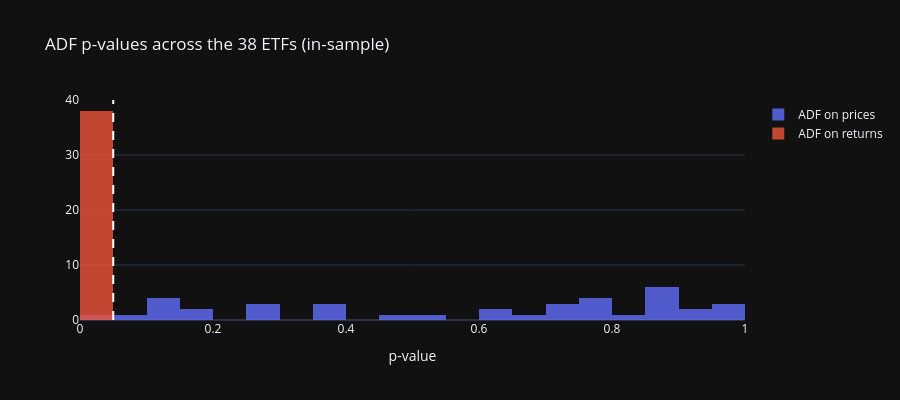

Notebook cell for this chart:
### Markdown cell above
Now the same three views on real data: a price (non-stationary), its returns (stationary) and a spread (stationary by construction in this demo, built in the next section). Then the ADF test on the log prices and on the log returns of **every** ETF of the universe, in-sample.

### Code cell
rets = IS.diff().dropna()
adf_p = pd.DataFrame({"prices": IS.apply(lambda s: adfuller(s, autolag="AIC")[1]),
                      "returns": rets.apply(lambda s: adfuller(s, autolag="AIC")[1])})
fig = go.Figure([go.Histogram(x=adf_p[c], name=f"ADF on {c}", xbins=dict(start=0, end=1, size=0.05), opacity=0.8) for c in adf_p])
fig.add_vline(x=0.05, line_dash="dash", line_color="white")
fig.update_layout(barmode="overlay", height=400, title="ADF p-values across the 38 ETFs (in-sample)", xaxis_title="p-value")
fig.show()
print(f"stationary (p < 0.05) on log prices:  {(adf_p.prices < 0.05).sum()} / {len(adf_p)}")
print(f"stationary (p < 0.05) on log returns: {(adf_p.returns < 0.05).sum()} / {len(adf_p)}")

### Figure 1 — Plotly figure (JSON) as saved in the notebook; plotly's stock layout.template omitted (floating-point values rounded to 4 significant figures)
{"data": [{"name": "ADF on prices", "opacity": 0.8, "type": "histogram", "x": [0.9561, 0.1958, 0.718, 0.2518, 0.1501, 0.2881, 0.5458, 0.7593, 0.08879, 0.8896, 0.7845, 0.1175, 0.9186, 0.1432, 0.7351, 0.1048, 0.7611, 0.4751, 0.1367, 0.3952, 0.3801, 0.01593, 0.6313, 0.3647, 0.7174, 0.8969, 0.6341, 0.8992, 0.8801, 0.8297, 0.2699, 0.9593, 0.8625, 0.9701, 0.7813, 0.8508, 0.9171, 0.6622], "xbins": {"end": 1, "size": 0.05, "start": 0}}, {"name": "ADF on returns", "opacity": 0.8, "type": "histogram", "x": [1.807e-16, 2.583e-16, 2.419e-16, 2.369e-19, 1.501e-17, 5.73e-17, 1.684e-16, 0.0, 0.0, 0.0, 0.0, 0.0, 9.231e-30, 5.915e-30, 9.268e-17, 3.393e-16, 0.0, 0.0, 0.0, 4.048e-17, 0.0, 7.279e-30, 0.0, 0.0, 2.713e-17, 1.459e-17, 0.0, 4.32e-18, 0.0, 3.012e-16, 0.0, 3.317e-16, 9.739e-18, 1.616e-17, 0.0, 0.0, 1.108e-29, 6.506e-18], "xbins": {"end": 1, "size": 0.05, "start": 0}}], "layout": {"barmode": "overlay", "height": 400, "shapes": [{"line": {"color": "white", "dash": "dash"}, "type": "line", "x0": 0.05, "x1": 0.05, "xref": "x", "y0": 0, "y1": 1, "yref": "y domain"}], "title": {"text": "ADF p-values across the 38 ETFs (in-sample)"}, "xaxis": {"title": {"text": "p-value"}}}}
